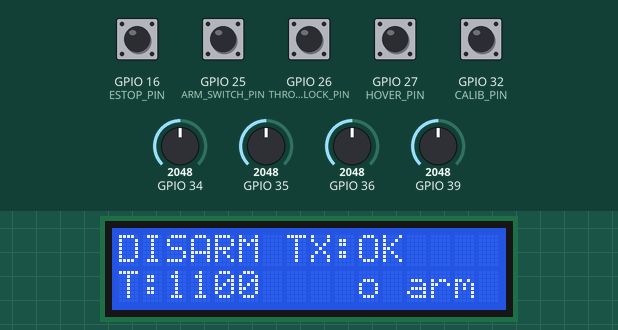
A sketch run on a simulated ESP32. Parts: 16×2 character LCD. The test bench sets the inputs (shaded band); at power-on: GPIO 16 (ESTOP_PIN), GPIO 25 (ARM_SWITCH_PIN), GPIO 26 (THROTTLE_LOCK_PIN), GPIO 27 (HOVER_PIN), GPIO 32 (CALIB_PIN) HIGH, GPIO 34 = 2048, GPIO 35 = 2048, GPIO 36 = 2048, GPIO 39 = 2048. What the sketch prints to the serial monitor is not drawn.

Above: at 4.4 s.
4.5 s: GPIO 32 (CALIB_PIN) pulled LOW for 0.15 s
At 6.7 s:
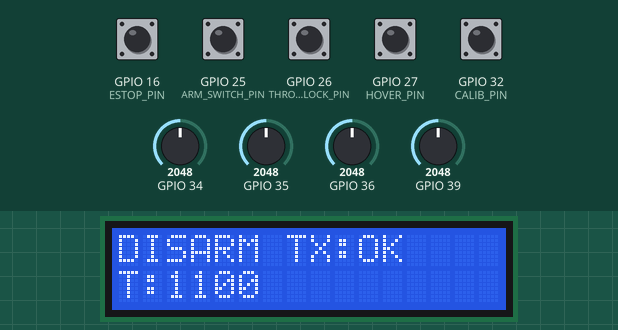
7.6 s: GPIO 16 (ESTOP_PIN) pulled LOW for 0.15 s
At 8.1 s:
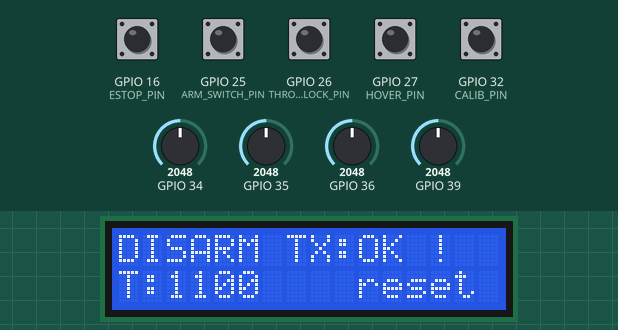
9.2 s: GPIO 25 (ARM_SWITCH_PIN) pulled LOW for 0.15 s
At 9.33 s:
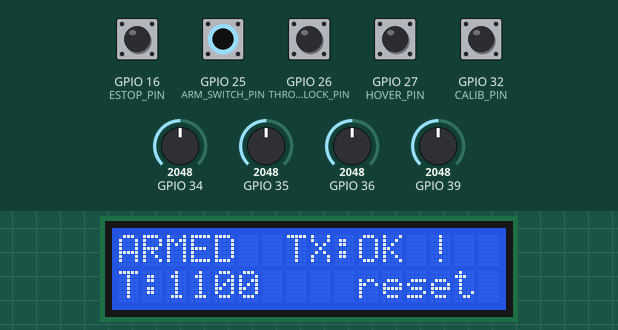
10.8 s: GPIO 27 (HOVER_PIN) pulled LOW for 0.15 s
At 10.95 s:
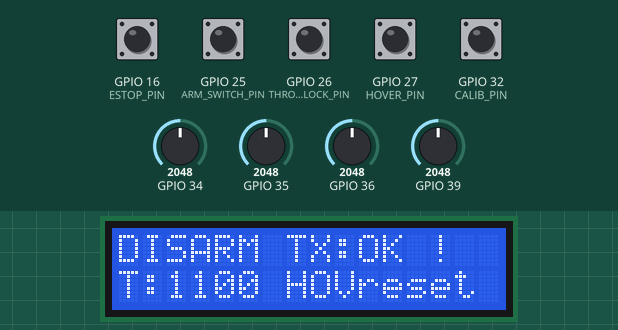
12.5 s: GPIO 32 (CALIB_PIN) pulled LOW for 1 s
At 13.9 s:
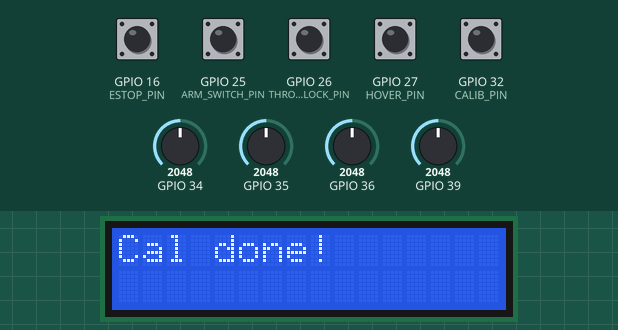
16.5 s: GPIO 25 (ARM_SWITCH_PIN) pulled LOW for 1 s
At 17.3 s:
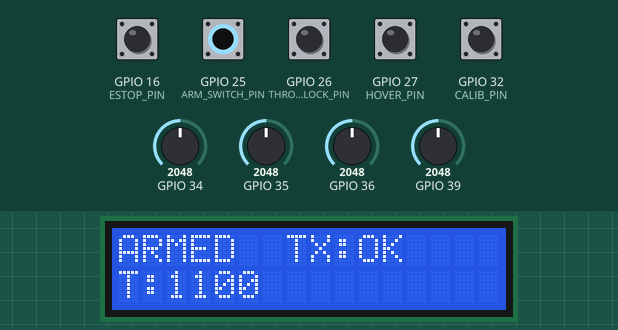
Timing chart, 0 to 19.5 s (numbered marks = the images above; inputs shaded):
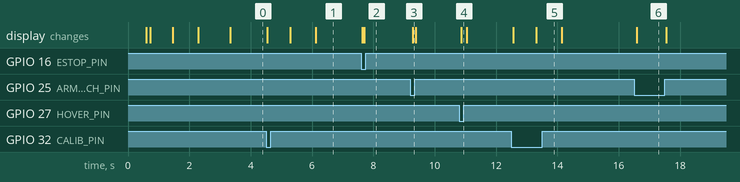

The sketch:

controller-for-mother.ino
```cpp
#include <esp_now.h>
#include <WiFi.h>
#include <esp_wifi.h>
#include <math.h>
#include <Wire.h>
#include <LiquidCrystal_I2C.h>

LiquidCrystal_I2C lcd(0x27, 16, 2);

// ================================================================
// CONFIG
// ================================================================
constexpr uint8_t  ESPNOW_CHANNEL              = 1;
constexpr uint16_t LOOP_HZ                     = 50;
constexpr uint16_t LOOP_DT_MS                  = 1000 / LOOP_HZ;

// Throttle range sent to drone (microseconds)
// Keep MAX low for first flights — raise once you're comfortable
constexpr int THROTTLE_MIN_US  = 1100;   // disarmed / min
constexpr int THROTTLE_MAX_US  = 1600;   // max for first flights (safe ceiling)
constexpr int THROTTLE_LOCK_US = 1200;   // throttle lock test value

// How fast throttle can ramp up/down (us per second)
constexpr int THROTTLE_RISE_RATE = 300;
constexpr int THROTTLE_FALL_RATE = 600;  // falls faster for safety

// Stick smoothing
constexpr float STICK_ALPHA   = 0.20f;   // lower = smoother but slower response
constexpr int   STICK_DEADBAND = 15;     // stick dead zone (out of 100)

// ================================================================
// PINS
// ================================================================
const int JOY_LEFT_Y        = 39;   // Throttle
const int JOY_LEFT_X        = 36;   // Yaw
const int JOY_RIGHT_Y       = 34;   // Pitch
const int JOY_RIGHT_X       = 35;   // Roll
const int ARM_SWITCH_PIN    = 25;
const int THROTTLE_LOCK_PIN = 26;
const int ESTOP_PIN         = 16;
const int CALIB_PIN         = 32;
const int HOVER_PIN         = 27;
const int LCD_SDA           = 21;
const int LCD_SCL           = 22;

// ================================================================
// MAC — motherdrone
// ================================================================
uint8_t motherdroneMAC[] = {0x44, 0x1D, 0x64, 0xF7, 0x11, 0xC0};

// ================================================================
// PACKET — must match ControlPacket on the drone exactly
// ================================================================
typedef struct {
    int16_t throttle;      // 1100–2000 us
    int16_t yaw;           // -100 to 100
    int16_t pitch;         // -100 to 100
    int16_t roll;          // -100 to 100
    bool    hoverMode;
    bool    emergencyStop;
} ControlPacket;

ControlPacket cmd;

// ================================================================
// INTERRUPT FLAGS
// ================================================================
volatile bool isrEStop = false;
volatile bool isrCalib = false;

void IRAM_ATTR isrEstopHandler() {
    isrEStop = true;
}

void IRAM_ATTR isrCalibHandler() {
    static uint32_t lastMs = 0;
    uint32_t now = (uint32_t)(esp_timer_get_time() / 1000);
    if (now - lastMs > 300) { isrCalib = true; lastMs = now; }
}

// ================================================================
// STATE
// ================================================================
bool  lastSendOK   = false;
float yawFilt      = 0, pitchFilt = 0, rollFilt = 0;
int   throttleOut  = THROTTLE_MIN_US;
int   centerThr    = 2048, centerYaw = 2048;
int   centerPitch  = 2048, centerRoll = 2048;

// ================================================================
// HELPERS
// ================================================================
template<typename T>
T clamp(T v, T lo, T hi) { return v < lo ? lo : v > hi ? hi : v; }

int readADC(int pin, int n = 6) {
    long s = 0;
    for (int i = 0; i < n; i++) { s += analogRead(pin); delay(1); }
    return (int)(s / n);
}

float smooth(float old, float in, float a) { return old + a * (in - old); }

// Maps raw ADC to -100..100 with deadband
int16_t mapStick(int raw, int center) {
    float v = ((float)(raw - center) / 2048.0f) * 100.0f;
    int out = (int)roundf(v);
    if (abs(out) < STICK_DEADBAND) out = 0;
    return (int16_t)clamp(out, -100, 100);
}

// Maps throttle raw ADC to THROTTLE_MIN_US..THROTTLE_MAX_US
int mapThrottle(int raw) {
    // Dead zone at bottom — stick must be clearly pushed up to move
    const int DZ = 80;
    if (raw <= centerThr + DZ) return THROTTLE_MIN_US;
    float frac = clamp<float>((float)(raw - centerThr - DZ) / (float)(4095 - centerThr - DZ), 0.0f, 1.0f);
    return clamp<int>(THROTTLE_MIN_US + (int)(frac * (THROTTLE_MAX_US - THROTTLE_MIN_US)),
                      THROTTLE_MIN_US, THROTTLE_MAX_US);
}

// Rate-limits throttle so it can't jump instantly
int rateLimit(int desired, int current, float dt) {
    int maxUp   = (int)(THROTTLE_RISE_RATE * dt);
    int maxDown = (int)(THROTTLE_FALL_RATE * dt);
    int d = desired - current;
    if (d > 0) d = min(d, maxUp);
    else       d = max(d, -maxDown);
    return clamp<int>(current + d, THROTTLE_MIN_US, THROTTLE_MAX_US);
}

// ================================================================
// CALIBRATION
// ================================================================
void calibrateSticks() {
    lcd.clear();
    lcd.setCursor(0, 0); lcd.print("Calibrating...");
    lcd.setCursor(0, 1); lcd.print("Centre sticks");
    Serial.println("Calibrating — leave sticks centred");
    delay(600);

    centerThr   = readADC(JOY_LEFT_Y,  30);
    centerYaw   = readADC(JOY_LEFT_X,  30);
    centerPitch = readADC(JOY_RIGHT_Y, 30);
    centerRoll  = readADC(JOY_RIGHT_X, 30);

    Serial.printf("Cal done: T=%d Y=%d P=%d R=%d\n",
        centerThr, centerYaw, centerPitch, centerRoll);

    lcd.clear();
    lcd.setCursor(0, 0); lcd.print("Cal done!");
    delay(800);
}

// ================================================================
// LCD UPDATE
// Row 0: ARM state | Send status
// Row 1: Throttle  | Hover
// ================================================================
void updateLCD(bool armed, bool hover) {
    lcd.setCursor(0, 0);
    lcd.print(armed ? "ARMED  " : "DISARM ");
    lcd.print(lastSendOK ? "TX:OK " : "TX:FAIL");

    lcd.setCursor(0, 1);
    lcd.print("T:");
    lcd.print(throttleOut);
    lcd.print(hover ? " HOV" : "    ");
}

// ================================================================
// ESP-NOW CALLBACKS
// ================================================================
void onSent(const esp_now_send_info_t *info, esp_now_send_status_t status) {
    lastSendOK = (status == ESP_NOW_SEND_SUCCESS);
}

// ================================================================
// SETUP
// ================================================================
void setup() {
    Serial.begin(115200);
    delay(500);
    Serial.println("=== BIG DRONE CONTROLLER BOOT ===");

    pinMode(ARM_SWITCH_PIN,    INPUT_PULLUP);
    pinMode(THROTTLE_LOCK_PIN, INPUT_PULLUP);
    pinMode(ESTOP_PIN,         INPUT_PULLUP);
    pinMode(CALIB_PIN,         INPUT_PULLUP);
    pinMode(HOVER_PIN,         INPUT_PULLUP);

    attachInterrupt(digitalPinToInterrupt(ESTOP_PIN),  isrEstopHandler, FALLING);
    attachInterrupt(digitalPinToInterrupt(CALIB_PIN),  isrCalibHandler, FALLING);

    Wire.begin(LCD_SDA, LCD_SCL);
    lcd.init();
    lcd.backlight();
    lcd.clear();
    lcd.setCursor(0, 0); lcd.print("Big Drone Ctrl");
    lcd.setCursor(0, 1); lcd.print("Booting...");

    WiFi.mode(WIFI_STA);
    delay(100);
    esp_wifi_set_channel(ESPNOW_CHANNEL, WIFI_SECOND_CHAN_NONE);

    Serial.print("Controller MAC: ");
    Serial.println(WiFi.macAddress());

    if (esp_now_init() != ESP_OK) {
        Serial.println("ESP-NOW FAILED");
        lcd.clear(); lcd.print("ESP-NOW FAILED");
        while (true) delay(10);
    }

    esp_now_register_send_cb(onSent);

    esp_now_peer_info_t peer = {};
    memcpy(peer.peer_addr, motherdroneMAC, 6);
    peer.channel = ESPNOW_CHANNEL;
    peer.encrypt = false;
    if (esp_now_add_peer(&peer) != ESP_OK) {
        Serial.println("Drone peer FAILED");
        lcd.clear(); lcd.print("PEER FAILED");
        while (true) delay(10);
    }

    Serial.println("Drone peer added");

    calibrateSticks();

    lcd.clear();
    lcd.setCursor(0, 0); lcd.print("Ready!");
    lcd.setCursor(0, 1); lcd.print("Flip ARM to arm");
    delay(1000);
    Serial.println("Controller ready — flip ARM switch to arm");
}

// ================================================================
// LOOP
// ================================================================
void loop() {
    float dt = LOOP_DT_MS / 1000.0f;

    // ---- ESTOP — highest priority ----
    if (isrEStop) {
        isrEStop              = false;
        throttleOut           = THROTTLE_MIN_US;
        yawFilt = pitchFilt = rollFilt = 0.0f;
        cmd.throttle      = THROTTLE_MIN_US;
        cmd.yaw           = 0;
        cmd.pitch         = 0;
        cmd.roll          = 0;
        cmd.hoverMode     = false;
        cmd.emergencyStop = true;
        esp_now_send(motherdroneMAC, (uint8_t*)&cmd, sizeof(cmd));
        Serial.println("!!! ESTOP !!!");

        lcd.clear();
        lcd.setCursor(0, 0); lcd.print("!!! E-STOP !!!");
        lcd.setCursor(0, 1); lcd.print("Disarm to reset");
        delay(LOOP_DT_MS);
        return;
    }

    // ---- Calibration ----
    if (isrCalib) {
        isrCalib = false;
        bool armed = !digitalRead(ARM_SWITCH_PIN);
        if (!armed) {
            calibrateSticks();
            throttleOut = THROTTLE_MIN_US;
            yawFilt = pitchFilt = rollFilt = 0.0f;
        } else {
            Serial.println("Disarm first to calibrate");
        }
    }

    // ---- Read switches ----
    bool armed          = !digitalRead(ARM_SWITCH_PIN);
    bool throttleLocked = !digitalRead(THROTTLE_LOCK_PIN);
    bool hoverMode      = !digitalRead(HOVER_PIN);
    bool eStopHeld      = !digitalRead(ESTOP_PIN);

    // ---- Read sticks ----
    int rawThr = readADC(JOY_LEFT_Y,  4);
    int rawYaw = readADC(JOY_LEFT_X,  4);
    int rawPit = readADC(JOY_RIGHT_Y, 4);
    int rawRol = readADC(JOY_RIGHT_X, 4);

    // Smooth yaw/pitch/roll
    yawFilt   = smooth(yawFilt,   (float)mapStick(rawYaw, centerYaw),   STICK_ALPHA);
    pitchFilt = smooth(pitchFilt, (float)mapStick(rawPit, centerPitch), STICK_ALPHA);
    rollFilt  = smooth(rollFilt,  (float)mapStick(rawRol, centerRoll),  STICK_ALPHA);

    // ---- Throttle ----
    if (!armed || eStopHeld) {
        // Not armed — ramp throttle back to min quickly
        throttleOut = rateLimit(THROTTLE_MIN_US, throttleOut, dt);
    } else if (throttleLocked) {
        throttleOut = rateLimit(THROTTLE_LOCK_US, throttleOut, dt);
    } else {
        int desired = mapThrottle(rawThr);
        throttleOut = rateLimit(desired, throttleOut, dt);
    }

    // ---- Build packet ----
    cmd.throttle      = (int16_t)throttleOut;
    cmd.yaw           = (int16_t)roundf(yawFilt);
    cmd.pitch         = (int16_t)roundf(pitchFilt);
    cmd.roll          = (int16_t)roundf(rollFilt);
    cmd.hoverMode     = hoverMode;
    cmd.emergencyStop = eStopHeld;

    // ---- Send ----
    esp_now_send(motherdroneMAC, (uint8_t*)&cmd, sizeof(cmd));

    // ---- Serial status ----
    Serial.printf("ARM:%d LOCK:%d HOV:%d | T:%d Y:%d P:%d R:%d | TX:%s\n",
        armed, throttleLocked, hoverMode,
        throttleOut,
        (int)roundf(yawFilt),
        (int)roundf(pitchFilt),
        (int)roundf(rollFilt),
        lastSendOK ? "OK" : "FAIL"
    );

    updateLCD(armed, hoverMode);
    delay(LOOP_DT_MS);
}
```

Measured:
- after the input at 4.5 s, the display: first changes at once (image 1 shows a later state)
- after the input at 7.6 s, the display: first changes at once (image 2 shows a later state)
- after the input at 9.2 s, the display: changes after 0.08 s (image 3)
- after the input at 10.8 s, the display: changes after 0.07 s (image 4)
- after the input at 12.5 s, the display: first changes after 0.06 s (image 5 shows a later state)
- after the input at 16.5 s, the display: changes after 0.08 s (image 6)
